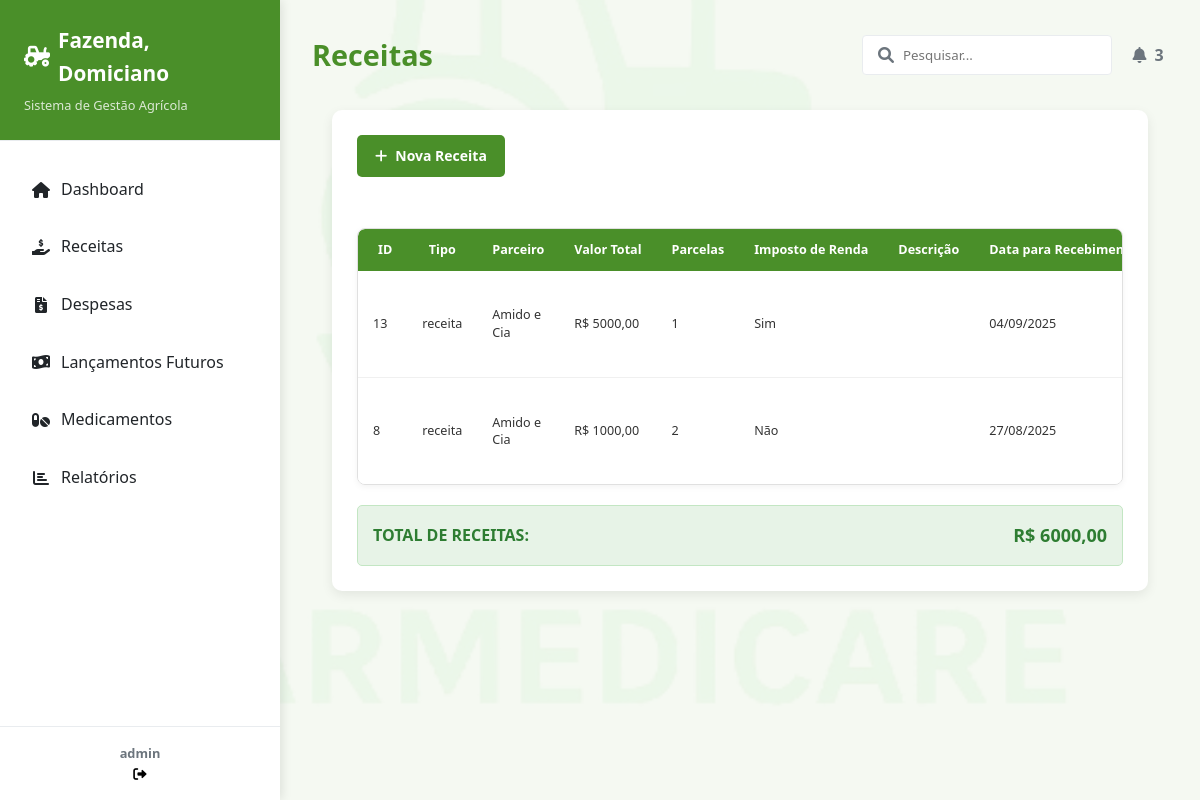
The page /pagina_movimentacao/listar/movimentacao/receita/ (signed in) on the database its author committed.
### movimentacao/models.py (models this page shows, shortened)
class Movimentacao(models.Model):
    tipo = models.CharField(
        max_length=50,
        choices=[
            ("receita", "Receita"),
            ("despesa", "Despesa"),
        ],
    )
    parceiros = models.ForeignKey(
        Parceiros,
        on_delete=models.CASCADE,
        verbose_name="Empresa Parceira",
    )
    categoria = models.ForeignKey(
        "Categoria", on_delete=models.CASCADE, verbose_name="Categoria da Movimentação"
    )
    valor_total = models.DecimalField(max_digits=10, decimal_places=2)
    parcelas = models.IntegerField(default=1)
    imposto_renda = models.BooleanField(
        default=False,
        verbose_name="Imposto de Renda [Sim/Não]",
        choices=[
            (True, "Sim"),
            (False, "Não"),
        ],
    )
    descricao = models.TextField(blank=True, null=True, verbose_name="Descrição")
    data = models.DateField(verbose_name="Data da Movimentação")
    fazenda = models.ForeignKey(
        Fazenda,
        on_delete=models.CASCADE,
        verbose_name="Fazenda",
    )
    cadastrada_por = models.ForeignKey(
        User, on_delete=models.PROTECT, verbose_name="Cadastrado Por"
    )
    cadastrado_em = models.DateTimeField(
        auto_now_add=True, verbose_name="Cadastrado Em"
    )
    class Meta:
        verbose_name_plural = "Movimentações"
        ordering = ["-cadastrado_em"]
        unique_together = ("tipo", "parceiros", "data", "fazenda")

### perfis/models.py (models this page shows)
class Parceiros(models.Model):
    nome = models.CharField(max_length=100, verbose_name='Nome da Empresa Parceira')
    telefone = models.CharField(max_length=15, blank=True, null=True, verbose_name='Telefone')
    if_adicionais = models.TextField(blank=True, null=True, verbose_name='Informações Adicionais')
    email = models.EmailField(max_length=254, blank=True, null=True, verbose_name='E-mail')
    def __str__(self):
        return f"{self.nome}"
    class Meta:
        verbose_name = 'Parceiro'
        verbose_name_plural = 'Parceiros'
        ordering = ['nome']

### movimentacao/views.py (the view)
# urls.py: path('listar/movimentacao/receita/', MovimentacaoReceitaListView.as_view(), name='listar_movimentacao_receita'),
class MovimentacaoReceitaListView(LoginRequiredMixin, ListView):
    model = Movimentacao
    template_name = "receita/lista_receita.html"
    login_url = reverse_lazy('login')  # Altere para o nome da sua URL de login
    def get_queryset(self):
        return Movimentacao.objects.filter(tipo="receita").order_by("-data")
    def get_context_data(self, **kwargs):
        context = super().get_context_data(**kwargs)
        total_receitas = 0
        for receita in context["object_list"]:
            total_receitas += receita.valor_total
        context["total_receitas"] = total_receitas
        return context
    extra_context = {
        "title": "Lista de Receitas",
        "titulo": "Receitas",
        "subtitulo": "Aqui você pode visualizar todas as receitas registradas.",
        "registros": "Nenhuma receita encontrada.",
        "btn_cadastrar": "Nova Receita",
    }

### perfis/models.py (called while the page is built)
    def __str__(self):
        return f"{self.nome} - {self.cidade}"

### movimentacao/templates/receita/lista_receita.html (shortened to what this page needs)
{% extends 'modelo.html' %} {% load static %}  {% block conteudo %}
<main class="main-content">
  <header class="content-header">
    <h1>{{titulo}}</h1>
    <div class="header-actions">
      <div class="search-box">
        <input type="text" placeholder="Pesquisar..." />
        <i class="fas fa-search"></i>
      </div>
      <button class="btn btn-notification">
        <i class="fas fa-bell"></i>
        <span class="badge">3</span>
      </button>
    </div>
  </header>
  {% block conteudo_admin %} {% endblock %} {% endblock %}  {% block graficos %}
  <div class="modelo-lista-container">
    <div class="lista-header">
      <div class="search-and-actions">
        <a href="{% url 'cadastrar_movimentacao' %}" class="btn btn-primary">
          <i class="fas fa-plus"></i> {{btn_cadastrar}}
        </a>
      </div>
    </div>
    <br />
    <div class="table-container">
      <table class="modelo-table">
        <thead>
          <tr>
            <th>ID</th>
            <th>Tipo</th>
            <th>Parceiro</th>
            <th>Valor Total</th>
            <th>Parcelas</th>
            <th>Imposto de Renda</th>
            <th>Descrição</th>
            <th>Data para Recebimento</th>
          </tr>
        </thead>
        <tbody>
          {% for receita in object_list %}
          <tr>
            <td>{{ receita.pk }}</td>
            <td>{{ receita.tipo }}</td>
            <td>{{ receita.parceiros }}</td>
            <td>R$ {{ receita.valor_total|floatformat:2 }}</td>
            <td>{{ receita.parcelas }}</td>
            <td>
              {% if receita.imposto_renda %} Sim {% else %} Não {% endif %}
            </td>
            <td>{{ receita.descricao }}</td>
            <td>{{ receita.data|date:"d/m/Y" }}</td>
          </tr>
          {% empty %}
          <tr>
            <td colspan="12">{{registros}}</td>
          </tr>
          {% endfor %}
        </tbody>
      </table>
    </div>
    {% if object_list %}
    <div
      class="totais-container"
      style="
        margin-top: 20px;
        padding: 15px;
        background-color: #e7f3e7;
        border-radius: 5px;
        border: 1px solid #c3e6c3;
      "
    >
      <div
        style="
          display: flex;
          justify-content: space-between;
          align-items: center;
        "
      >
        <div style="font-weight: bold; font-size: 16px; color: #2e7d32">
          TOTAL DE RECEITAS:
        </div>
        <div style="font-weight: bold; font-size: 18px; color: #2e7d32">
          R$ {{ total_receitas|floatformat:2 }}
        </div>
      </div>
    </div>
    {% endif %}
  </div>
  {% endblock %} {% block ultimos_registros %} {% endblock %}

### paginas/templates/modelo.html (shortened to what this page needs)
{% load static %}
<!DOCTYPE html>
<html lang="pt-br">
<head>
    <link rel="stylesheet" href="{% static 'css/styles.css' %}" />
    <link rel="stylesheet" href="{% static 'css/responsividade.css' %}" />
    {% block css_especifico %}
    <link rel="stylesheet" href="{% static 'css/admin_section.css' %}" />
    <link rel="stylesheet" href="{% static 'css/form_modelo.css' %}" />
    <link rel="stylesheet" href="{% static 'css/form_login.css' %}" />
    <link rel="stylesheet" href="{% static 'css/lista_modelo.css' %}" />
    {% endblock %}
    <link rel="stylesheet" href="https://cdnjs.cloudflare.com/ajax/libs/font-awesome/6.0.0/css/all.min.css" />
</head>
  <body>
    {% if request.user.is_authenticated %}
    {% block menu %}
    <aside class="sidebar">
      <div class="sidebar-header">
        <h2><i class="fas fa-tractor"></i> Fazenda, Domiciano</h2>
        <p>Sistema de Gestão Agrícola</p>
      </div>
      <nav class="sidebar-menu">
        <ul>
          <li class="menu-item">
            <a href="{% url 'pagina_index' %}">
              <i class="fas fa-home"></i>
              <span>Dashboard</span>
            </a>
          </li>
          <li class="menu-item">
            <a href="{% url 'listar_movimentacao_receita' %}">
              <i class="fas fa-hand-holding-usd"></i>
              <span>Receitas</span>
            </a>
          </li>
          <li class="menu-item">
            <a href="{% url 'listar_movimentacao_despesa' %}">
              <i class="fas fa-file-invoice-dollar"></i>
              <span>Despesas</span>
            </a>
          </li>
          <li class="menu-item">
            <a href="{% url 'listar_parcelas' %}">
              <i class="fas fa-money-bill-wave"></i>
              <span>Lançamentos Futuros</span>
            </a>
          </li>
          <li class="menu-item">
            <a href="{% url 'medicamento_estoque' %}">
              <i class="fas fa-pills"></i>
              <span>Medicamentos</span>
            </a>
          </li>
          <li class="menu-item">
            <a href="relatorios.html">
              <i class="fas fa-chart-bar"></i>
              <span>Relatórios</span>
            </a>
          </li>
        </ul>
      </nav>
      <div class="sidebar-footer">
        <div class="user-info">
          <div>
            <strong>{{ request.user }}</strong>
          </div>
        </div>
        <form method="post" action="{% url 'logout' %}" style="display: inline">
          <button
            type="submit"
            class="logout-btn"
            style="background: none; border: none; padding: 0; cursor: pointer"
          >
            <i class="fas fa-sign-out-alt"></i>
          </button>
        </form>
      </div>
    </aside>
    {% endblock %}
    {% block conteudo %}{% endblock %}
      {% block graficos %}{% endblock %}
    {% endif %}
  </body>
</html>

### static/css/styles.css (style rules this page uses)
:root { --primary: #4a8f29; --primary-dark: #3a7320; --secondary: #6d9dc5; --danger: #e63946; --warning: #ffbe0b; --success: #2a9d8f; --light: #f8f9fa; --dark: #212529; --gray: #6c757d; --light-gray: #e9ecef; --brown: #8b5a2b; --sidebar-width: 280px; --transition-speed: 0.3s; }
* { margin: 0; padding: 0; box-sizing: border-box; font-family: "Segoe UI", Tahoma, Geneva, Verdana, sans-serif; }
body { background-color: #f5f5f5; color: var(--dark); line-height: 1.6; }
a { text-decoration: none; color: inherit; }
.sidebar { width: var(--sidebar-width); background-color: white; box-shadow: 2px 0 10px rgba(0, 0, 0, 0.1); display: flex; flex-direction: column; position: fixed; height: 100vh; z-index: 999; overflow-y: auto; transition: transform var(--transition-speed) ease; }
.sidebar-header { padding: 1.5rem; border-bottom: 1px solid var(--light-gray); background-color: var(--primary); color: white; }
.sidebar-header h2 { font-size: 1.3rem; display: flex; align-items: center; gap: 0.5rem; }
.sidebar-header p { font-size: 0.8rem; margin-top: 0.3rem; opacity: 0.8; }
.sidebar-menu { padding: 1rem 0; flex-grow: 1; }
.menu-item { margin: 0.5rem 1rem; border-radius: 6px; overflow: hidden; transition: background-color var(--transition-speed); }
.menu-item a { display: flex; align-items: center; padding: 12px 15px; color: var(--dark); transition: all var(--transition-speed); position: relative; }
.menu-item i { margin-right: 10px; width: 20px; text-align: center; }
.sidebar-footer { padding: 1rem; border-top: 1px solid var(--light-gray); text-align: center; font-size: 0.8rem; color: var(--gray); }
.main-content { flex: 1; margin-left: var(--sidebar-width); padding: 2rem; transition: margin-left var(--transition-speed); }
.content-header { display: flex; justify-content: space-between; align-items: center; margin-bottom: 2rem; flex-wrap: wrap; gap: 1rem; }
.content-header h1 { color: var(--primary); font-size: 1.8rem; }
.header-actions { display: flex; align-items: center; gap: 1rem; }
.search-box { position: relative; }
.search-box input { padding: 0.6rem 1rem 0.6rem 2.5rem; border: 1px solid var(--light-gray); border-radius: 4px; width: 250px; transition: all var(--transition-speed); }
.search-box i { position: absolute; left: 1rem; top: 50%; transform: translateY(-50%); color: var(--gray); }
.btn-notification { background: none; border: none; font-size: 1.2rem; color: var(--gray); position: relative; cursor: pointer; width: 40px; height: 40px; border-radius: 50%; display: flex; align-items: center; justify-content: center; transition: background-color var(--transition-speed); }
.btn { padding: 0.6rem 1.2rem; border-radius: 4px; font-weight: 600; cursor: pointer; transition: all var(--transition-speed); border: none; font-size: 0.9rem; display: inline-flex; align-items: center; justify-content: center; gap: 0.5rem; }
.btn-primary { background-color: var(--primary); color: white; }

### static/css/form_modelo.css (style rules this page uses)
:root { --primary: #4a8f29; --primary-dark: #3a7320; --secondary: #6d9dc5; --danger: #e63946; --warning: #ffbe0b; --success: #2a9d8f; --light: #f8f9fa; --dark: #212529; --gray: #6c757d; --light-gray: #e9ecef; --brown: #8b5a2b; }
.btn { padding: 0.6rem 1.2rem; border-radius: 4px; font-weight: 600; cursor: pointer; transition: all 0.3s; border: none; font-size: 1rem; }
.btn-primary { background-color: var(--primary); color: white; }

### static/css/form_login.css (style rules this page uses)
:root { --primary: #4a8f29; --primary-dark: #3a7320; --secondary: #6d9dc5; --danger: #e63946; --warning: #ffbe0b; --success: #2a9d8f; --light: #f8f9fa; --dark: #212529; --gray: #6c757d; --light-gray: #e9ecef; --brown: #8b5a2b; }
* { margin: 0; padding: 0; box-sizing: border-box; }
body { font-family: "Roboto", sans-serif; line-height: 1.6; color: #333; background-color: #f5f9f2; background-image: url("../img/logo.png"); background-size: cover; background-position: center; background-blend-mode: overlay; }

### rows shown on the page
Movimentacao: pk "13", tipo "receita", parceiros "Amido e Cia", valor_total "5000,00", parcelas "1", imposto_renda "Sim", data "04/09/2025"
Movimentacao: pk "8", tipo "receita", parceiros "Amido e Cia", valor_total "1000,00", parcelas "2", imposto_renda "Não", data "27/08/2025"

### other values the page prints
{{ request.user }} "admin"
{{ titulo }} "Receitas"
{{ btn_cadastrar }} "Nova Receita"
{{ total_receitas|floatformat:2 }} "6000,00"
